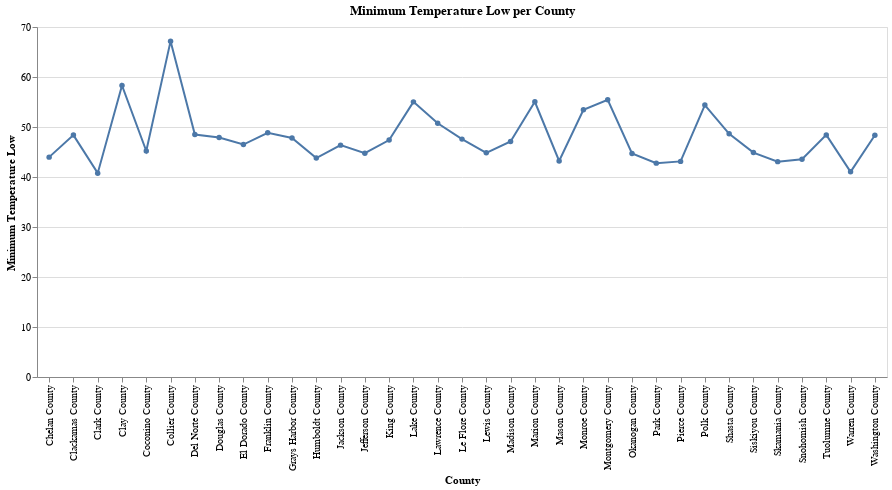

Here is the notebook cell this chart was saved with:
### Code cell
chart2 = alt.Chart.from_dict({
  'data': alt.utils.data.to_values(chart2_data), 
  'width' : 850,
  'height' : 350,
  'title': "Minimum Temperature Low per County",
  'mark': {"type":"line", "tooltip": True, "point": True},
  'encoding': {
    "x": {"field": "county", "type": "nominal", "title": "County"},
    "y": {"aggregate": "min", "field": "temperature_low", "type": "quantitative", "title": "Minimum Temperature Low"}}
}).interactive()

chart2

### Figure 1 — Vega-Lite specification as saved in the notebook (floating-point values rounded to 4 significant figures)
{"config": {"view": {"continuousWidth": 400, "continuousHeight": 300}}, "data": {"name": "data-fb2c94d4c6aea760a47703f48bdc862b"}, "mark": {"type": "line", "point": true, "tooltip": true}, "encoding": {"x": {"field": "county", "title": "County", "type": "nominal"}, "y": {"aggregate": "min", "field": "temperature_low", "title": "Minimum Temperature Low", "type": "quantitative"}}, "height": 350, "selection": {"selector002": {"type": "interval", "bind": "scales", "encodings": ["x", "y"]}}, "title": "Minimum Temperature Low per County", "width": 850, "$schema": "https://vega.github.io/schema/vega-lite/v4.17.0.json", "datasets": {"data-fb2c94d4c6aea760a47703f48bdc862b": [{"county": "Chelan County", "temperature_high": 63.42, "temperature_low": 43.97}, {"county": "Clackamas County", "temperature_high": 64.88, "temperature_low": 48.38}, {"county": "Clark County", "temperature_high": 57.42, "temperature_low": 40.77}, {"county": "Clay County", "temperature_high": 77.93, "temperature_low": 58.32}, {"county": "Coconino County", "temperature_high": 70.42, "temperature_low": 45.2}, {"county": "Collier County", "temperature_high": 84.15, "temperature_low": 67.17}, {"county": "Del Norte County", "temperature_high": 55.99, "temperature_low": 48.49}, {"county": "Douglas County", "temperature_high": 70.61, "temperature_low": 47.9}, {"county": "El Dorado County", "temperature_high": 70.59, "temperature_low": 46.49}, {"county": "Franklin County", "temperature_high": 67.61, "temperature_low": 48.85}, {"county": "Grays Harbor County", "temperature_high": 59.48, "temperature_low": 47.82}, {"county": "Humboldt County", "temperature_high": 62.57, "temperature_low": 43.79}, {"county": "Jackson County", "temperature_high": 62.34, "temperature_low": 46.37}, {"county": "Jefferson County", "temperature_high": 58.73, "temperature_low": 44.77}, {"county": "King County", "temperature_high": 61.55, "temperature_low": 47.39}, {"county": "Lake County", "temperature_high": 75.74, "temperature_low": 55.03}, {"county": "Lawrence County", "temperature_high": 70.16, "temperature_low": 50.75}, {"county": "Le Flore County", "temperature_high": 69.2, "temperature_low": 47.58}, {"county": "Lewis County", "temperature_high": 62.8, "temperature_low": 44.84}, {"county": "Madison County", "temperature_high": 63.81, "temperature_low": 47.1}, {"county": "Marion County", "temperature_high": 75.83, "temperature_low": 55.04}, {"county": "Mason County", "temperature_high": 61.32, "temperature_low": 43.21}, {"county": "Monroe County", "temperature_high": 69.97, "temperature_low": 53.44}, {"county": "Montgomery County", "temperature_high": 74.34, "temperature_low": 55.45}, {"county": "Okanogan County", "temperature_high": 68.79, "temperature_low": 44.7}, {"county": "Park County", "temperature_high": 66.03, "temperature_low": 42.77}, {"county": "Pierce County", "temperature_high": 59.2, "temperature_low": 43.12}, {"county": "Polk County", "temperature_high": 74.9, "temperature_low": 54.39}, {"county": "Shasta County", "temperature_high": 76.57, "temperature_low": 48.65}, {"county": "Siskiyou County", "temperature_high": 71.83, "temperature_low": 44.88}, {"county": "Skamania County", "temperature_high": 59.9, "temperature_low": 43.07}, {"county": "Snohomish County", "temperature_high": 58.09, "temperature_low": 43.54}, {"county": "Tuolumne County", "temperature_high": 69.41, "temperature_low": 48.42}, {"county": "Warren County", "temperature_high": 56.77, "temperature_low": 41.04}, {"county": "Washington County", "temperature_high": 66.93, "temperature_low": 48.34}]}}
